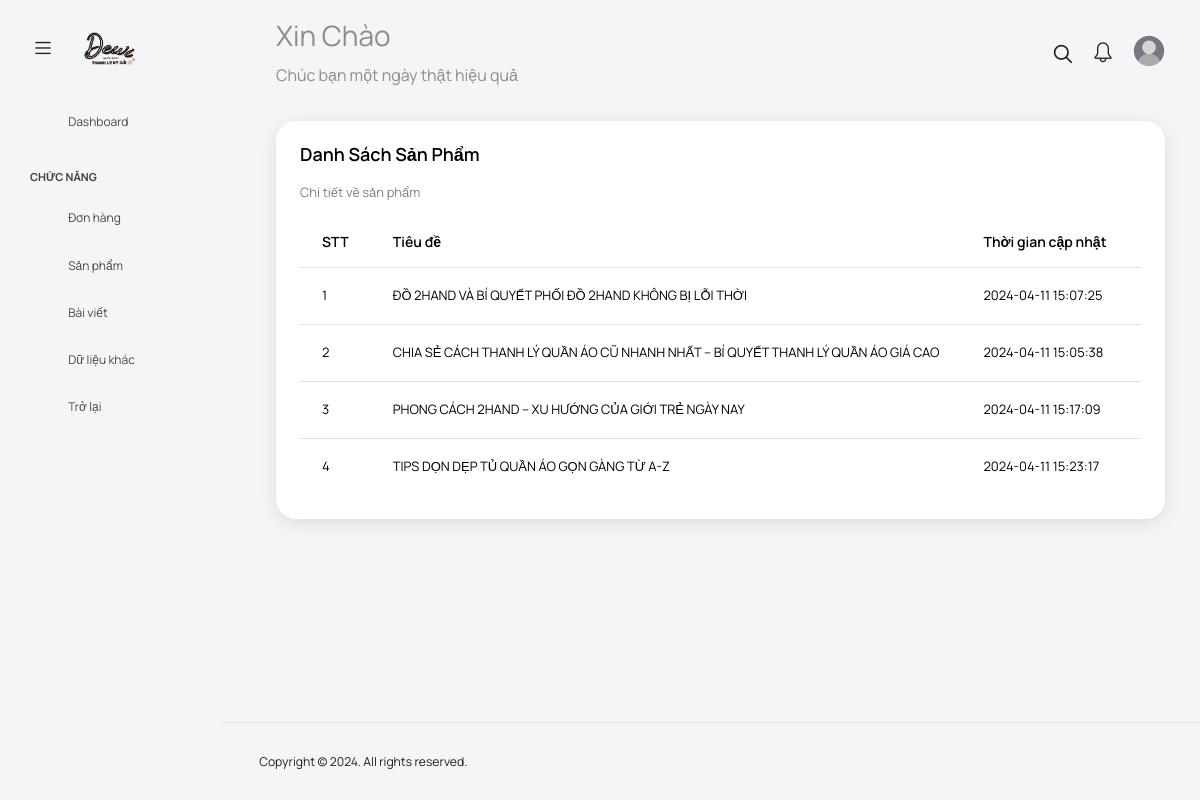
/src/admin/pages/ViewBlog.php (signed in), run on the app's committed database.
### tables this page shows
CREATE TABLE `blogs` (
  `blog_id` int(11) NOT NULL,
  `blog_title` varchar(200) NOT NULL,
  `blog_des` text NOT NULL,
  `blog_content` text NOT NULL,
  `blog_image` varchar(500) NOT NULL,
  `blog_created_at` timestamp NULL DEFAULT current_timestamp(),
  `blog_updated_at` timestamp NULL DEFAULT current_timestamp() ON UPDATE current_timestamp()
);

### src/admin/pages/ViewBlog.php (the view, shortened to what this page needs)
<?php include '../components/header.php' ?>
<?php
include '../../config/connectDB.php';
?>
<body class="">
    <div class="container-scroller">
        <?php include '../components/nav.php' ?>
        <div class="container-fluid page-body-wrapper">
            <?php include '../components/side_bar.php' ?>
            <div class="main-panel">
                <div class="content-wrapper">
                    <div class="row">
                        <div class="col-lg-12 grid-margin stretch-card">
                            <div class="card">
                                <div class="card-body">
                                    <h4 class="card-title">Danh sách sản phẩm</h4>
                                    <p class="card-description">
                                        Chi tiết về sản phẩm
                                    </p>
                                    <div class="table-responsive">
                                        <table class="table">
                                            <thead>
                                                <tr>
                                                    <th>STT</th>
                                                    <th>Tiêu đề</th>
                                                    <th>Thời gian cập nhật</th>
                                                    <th>Thao tác</th>
                                                </tr>
                                            </thead>
                                            <tbody>
                                                <?php
                                                $sql = "SELECT * FROM blogs";
                                                $result = mysqli_query($conn, $sql);
                                                $i = 1;
                                                while ($row = mysqli_fetch_assoc($result)) {
                                                ?>
                                                    <tr>
                                                        <td><?php echo $i; ?></td>
                                                        <td><?php echo $row['blog_title']; ?></td>
                                                        <td><?php echo $row['blog_updated_at']; ?></td>
                                                        <td>
                                                        </td>
                                                    </tr>
                                                <?php
                                                    $i++;
                                                }
                                                ?>
                                            </tbody>
                                        </table>
                                    </div>
                                </div>
                            </div>
                        </div>
                    </div>
                </div>
                <?php include '../components/footer.php'; ?>
            </div>
        </div>
    </div>
</body>

### data on the page
blogs: blog_title "ĐỒ 2HAND VÀ BÍ QUYẾT PHỐI ĐỒ 2HAND KHÔNG BỊ LỖI THỜI", blog_updated_at "2024-04-11 15:07:25"
blogs: blog_title "CHIA SẺ CÁCH THANH LÝ QUẦN ÁO CŨ NHANH NHẤT – BÍ QUYẾT THANH LÝ QUẦN ÁO GIÁ CAO", blog_updated_at "2024-04-11 15:05:38"
blogs: blog_title "PHONG CÁCH 2HAND – XU HƯỚNG CỦA GIỚI TRẺ NGÀY NAY", blog_updated_at "2024-04-11 15:17:09"
blogs: blog_title "TIPS DỌN DẸP TỦ QUẦN ÁO GỌN GÀNG TỪ A-Z", blog_updated_at "2024-04-11 15:23:17"
